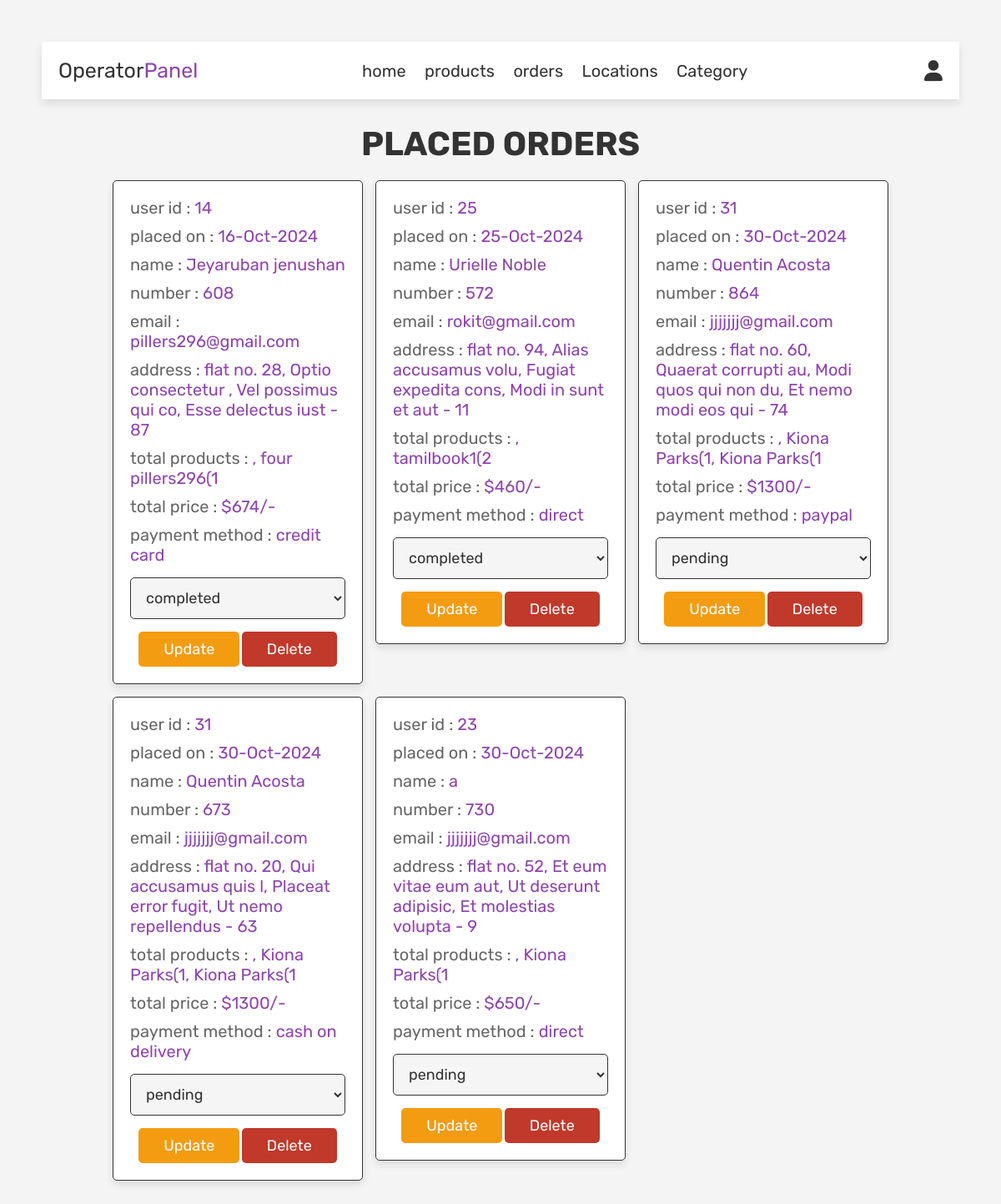
Page /operator/operator_order.php (signed in) on the committed database.
### tables this page shows
CREATE TABLE `orders` (
  `id` int(11) NOT NULL,
  `user_id` int(11) NOT NULL,
  `name` varchar(100) NOT NULL,
  `number` varchar(100) NOT NULL,
  `email` varchar(100) NOT NULL,
  `method` varchar(50) NOT NULL,
  `address` varchar(100) NOT NULL,
  `total_products` varchar(1000) NOT NULL,
  `total_price` int(100) NOT NULL,
  `placed_on` varchar(50) NOT NULL,
  `payment_status` varchar(100) NOT NULL DEFAULT 'pending'
);

### operator/operator_order.php (the view, shortened to what this page needs)
<?php
require_once '../config.php';
?>
<!DOCTYPE html>
<html lang="en">
<head>
   <link rel="stylesheet" href="https://cdnjs.cloudflare.com/ajax/libs/font-awesome/6.0.0/css/all.min.css">
   <link rel="stylesheet" href="../css/admin_style.css">
</head>
<body>
<?php include 'operator_header.php'; ?>
<section class="orders">
   <h1 class="title">placed orders</h1>
   <div class="box-container">
      <?php
      $select_orders = mysqli_query($conn, "SELECT * FROM `orders`") or die('query failed');
      if(mysqli_num_rows($select_orders) > 0){
         while($fetch_orders = mysqli_fetch_assoc($select_orders)){
      ?>
      <div class="box">
         <p> user id : <span><?php echo $fetch_orders['user_id']; ?></span> </p>
         <p> placed on : <span><?php echo $fetch_orders['placed_on']; ?></span> </p>
         <p> name : <span><?php echo $fetch_orders['name']; ?></span> </p>
         <p> number : <span><?php echo $fetch_orders['number']; ?></span> </p>
         <p> email : <span><?php echo $fetch_orders['email']; ?></span> </p>
         <p> address : <span><?php echo $fetch_orders['address']; ?></span> </p>
         <p> total products : <span><?php echo $fetch_orders['total_products']; ?></span> </p>
         <p> total price : <span>$<?php echo $fetch_orders['total_price']; ?>/-</span> </p>
         <p> payment method : <span><?php echo $fetch_orders['method']; ?></span> </p>
         <form action="" method="post">
            <select name="update_payment">
               <option value="" selected disabled><?php echo $fetch_orders['payment_status']; ?></option>
            </select>
            <input type="submit" value="update" name="update_order" class="option-btn">
            <a href="operator_order.php?delete=<?php echo $fetch_orders['id']; ?>" onclick="return confirm('delete this order?');" class="delete-btn">delete</a>
         </form>
      </div>
      <?php
         }
      }else{
         echo '<p class="empty">no orders placed yet!</p>';
      }
      ?>
   </div>
</section>
</body>
</html>

### css/admin_style.css (style rules this page uses)
:root { --purple:#8e44ad; --red:#c0392b; --orange:#f39c12; --black:#333; --white:#fff; --light-color:#666; --light-white:#ccc; --light-bg:#f5f5f5; --border:.1rem solid var(--black); --box-shadow:0 .5rem 1rem rgba(0,0,0,.1); }
* { font-family: 'Rubik', sans-serif; margin:0; padding:0; box-sizing: border-box; outline: none; border:none; text-decoration: none; transition:all .2s linear; }
html { font-size: 62.5%; overflow-x: hidden; }
body { background-color: var(--light-bg); }
section { padding:3rem 2rem; }
.title { text-align: center; margin-bottom: 2rem; text-transform: uppercase; color:var(--black); font-size: 4rem; }
.btn, .option-btn, .delete-btn, .white-btn { display: inline-block; margin-top: 1rem; padding:1rem 3rem; cursor: pointer; color:var(--white); font-size: 1.8rem; border-radius: .5rem; text-transform: capitalize; }
.option-btn { background-color: var(--orange); }
.delete-btn { background-color: var(--red); }
.orders .box-container { display: grid; grid-template-columns: repeat(auto-fit, 30rem); justify-content: center; gap:1.5rem; max-width: 1200px; margin:0 auto; align-items: flex-start; }
.orders .box-container .box { background-color: var(--white); padding:2rem; border:var(--border); box-shadow: var(--box-shadow); border-radius: .5rem; }
.orders .box-container .box p { padding-bottom: 1rem; font-size: 2rem; color:var(--light-color); }
.orders .box-container .box p span { color:var(--purple); }
.orders .box-container .box form { text-align: center; }
.orders .box-container .box form select { border-radius: .5rem; margin:.5rem 0; width: 100%; background-color: var(--light-bg); border:var(--border); padding:1.2rem 1.4rem; font-size: 1.8rem; color:var(--black); }
body { font-family: Arial, sans-serif; margin: 50px; background-color: #f4f4f4; }

### rows in the picture
orders: user "14", placed_on "16-Oct-2024", name "Jeyaruban jenushan", number "608", email "pillers296@gmail.com", address "flat no. 28, Optio consectetur , Vel possimus qui co, Esse delectus iust - 87", total_products ", four pillers296(1", total_price "674", method "credit card", update_payment "completed"
orders: user "25", placed_on "25-Oct-2024", name "Urielle Noble", number "572", email "rokit@gmail.com", address "flat no. 94, Alias accusamus volu, Fugiat expedita cons, Modi in sunt et aut - 11", total_products ", tamilbook1(2", total_price "460", method "direct", update_payment "completed"
orders: user "31", placed_on "30-Oct-2024", name "Quentin Acosta", number "864", email "jjjjjjj@gmail.com", address "flat no. 60, Quaerat corrupti au, Modi quos qui non du, Et nemo modi eos qui - 74", total_products ", Kiona Parks(1, Kiona Parks(1", total_price "1300", method "paypal", update_payment "pending"
orders: user "31", placed_on "30-Oct-2024", name "Quentin Acosta", number "673", email "jjjjjjj@gmail.com", address "flat no. 20, Qui accusamus quis l, Placeat error fugit, Ut nemo repellendus - 63", total_products ", Kiona Parks(1, Kiona Parks(1", total_price "1300", method "cash on delivery", update_payment "pending"
orders: user "23", placed_on "30-Oct-2024", name "a", number "730", email "jjjjjjj@gmail.com", address "flat no. 52, Et eum vitae eum aut, Ut deserunt adipisic, Et molestias volupta - 9", total_products ", Kiona Parks(1", total_price "650", method "direct", update_payment "pending"
